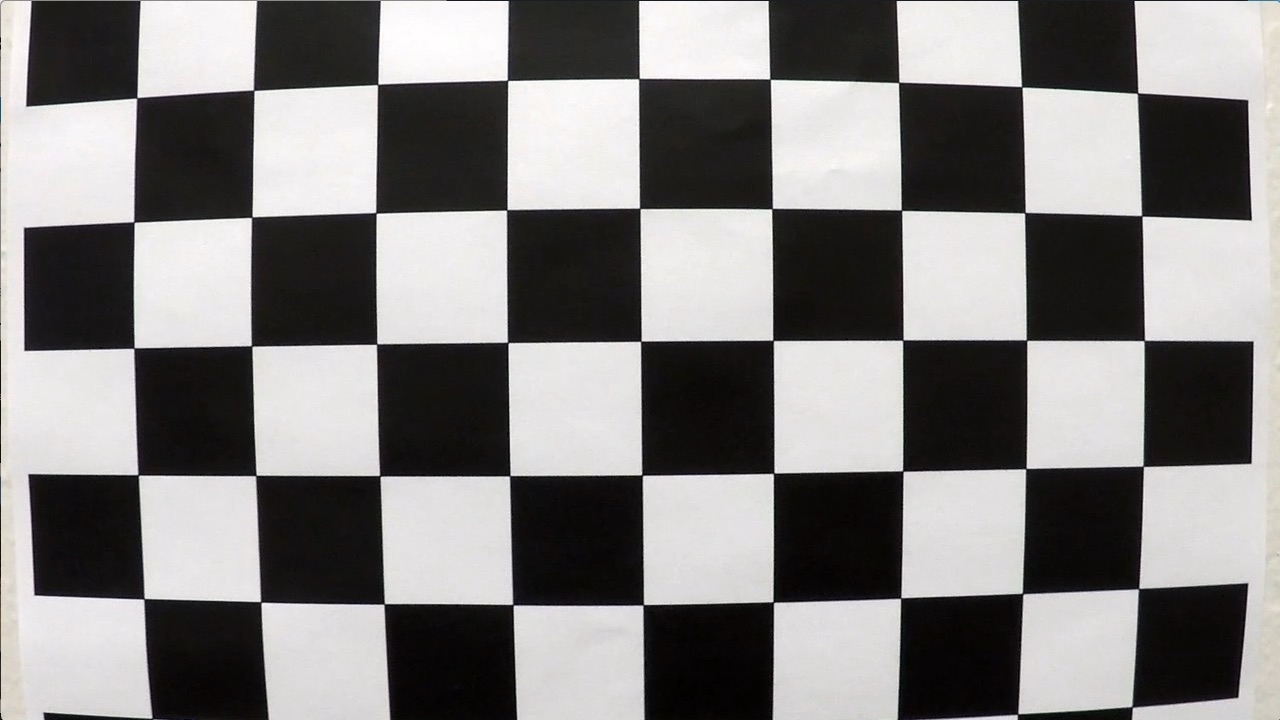
#> input picture course_files_export/Zadatak/camera_cal/calibration1.jpg, 1280 x 720 px
$ python calibration.py
#> lines starting #> are read from the running program, lines starting #| are printed output that depends on the picture; after the words box and inside, x2 and y2 are one past the last pixel; in counts of white or black regions, pixels touching at a corner belong together
import glob

import cv2 as cv
import numpy as np

import params


def calibrate(show=True):
#> called with show = True
    print("Calibrating camera...")
    criteria = (cv.TERM_CRITERIA_MAX_ITER + cv.TERM_CRITERIA_EPS, 30, 0.001)
    pattern = (params.CHESS_COLS, params.CHESS_ROWS)

    object_points = np.zeros((params.CHESS_COLS * params.CHESS_ROWS, 3), np.float32)
    object_points[:, :2] = np.mgrid[0:params.CHESS_COLS, 0:params.CHESS_ROWS].T.reshape(-1, 2)

    object_points_array = []
    img_points_array = []

    for path in sorted(glob.glob(params.CALIB_IMAGES)):
        img = cv.imread(path)
#> img is the input picture: shape (720, 1280, 3); mean B, G, R 127.8, 128.4, 130.1
        gray = cv.cvtColor(img, cv.COLOR_BGR2GRAY)
        ret, corners = cv.findChessboardCorners(gray, pattern, None)
#> ret = False; corners = None
        if ret:
            corners = cv.cornerSubPix(gray, corners, (11, 11), (-1, -1), criteria)
            object_points_array.append(object_points)
            img_points_array.append(corners)
            cv.drawChessboardCorners(img, pattern, corners, ret)
        if show:
            cv.imshow("Chessboard", img)
            cv.waitKey(params.CALIB_SHOW_DELAY)
#> pass 2 of the loop in calibrate, `for path in sorted(glob.glob(params.CALIB_IMAGES)):`:
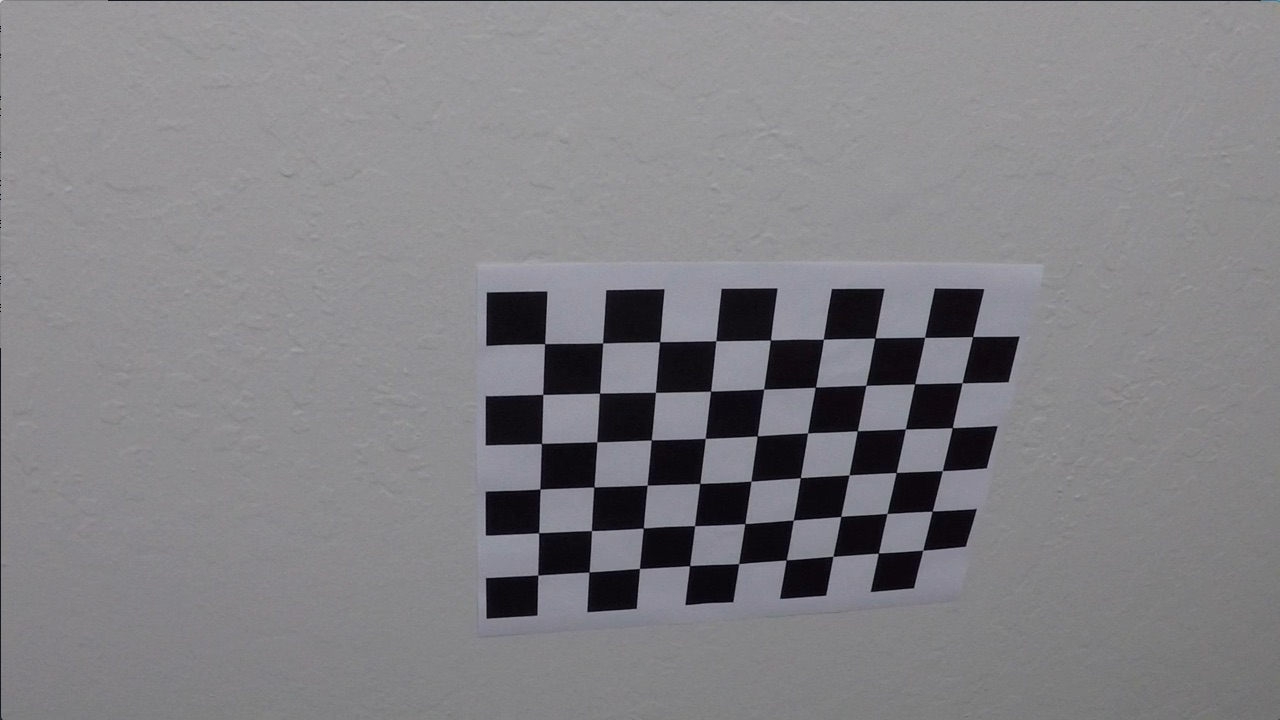
#> input picture course_files_export/Zadatak/camera_cal/calibration10.jpg, 1280 x 720 px
#> in calibrate, img is the input picture: shape (720, 1280, 3); mean B, G, R 133.1, 129.4, 130.2
#> in calibrate, `ret, corners = cv.findChessboardCorners(gray, pattern, None)`: ret = True; corners = 54 rows, first 8: [545.3, 343.1], [602.7, 342.8], [660.1, 341.3], [715.8, 340.7], [770.6, 340], [823.5, 339.2], [874.3, 338.5], [925.1, 337.4]
#> in calibrate, `corners = cv.cornerSubPix(gray, corners, (11, 11), (-1, -1), criteria)`: corners = 54 rows, first 8: [544.6, 343.6], [602.6, 343], [659.6, 341.7], [715.8, 340.7], [770.4, 339.9], [823.4, 339.3], [874.9, 337.9], [924.6, 337.3]
#> in calibrate, `cv.drawChessboardCorners(img, pattern, corners, ret)`:
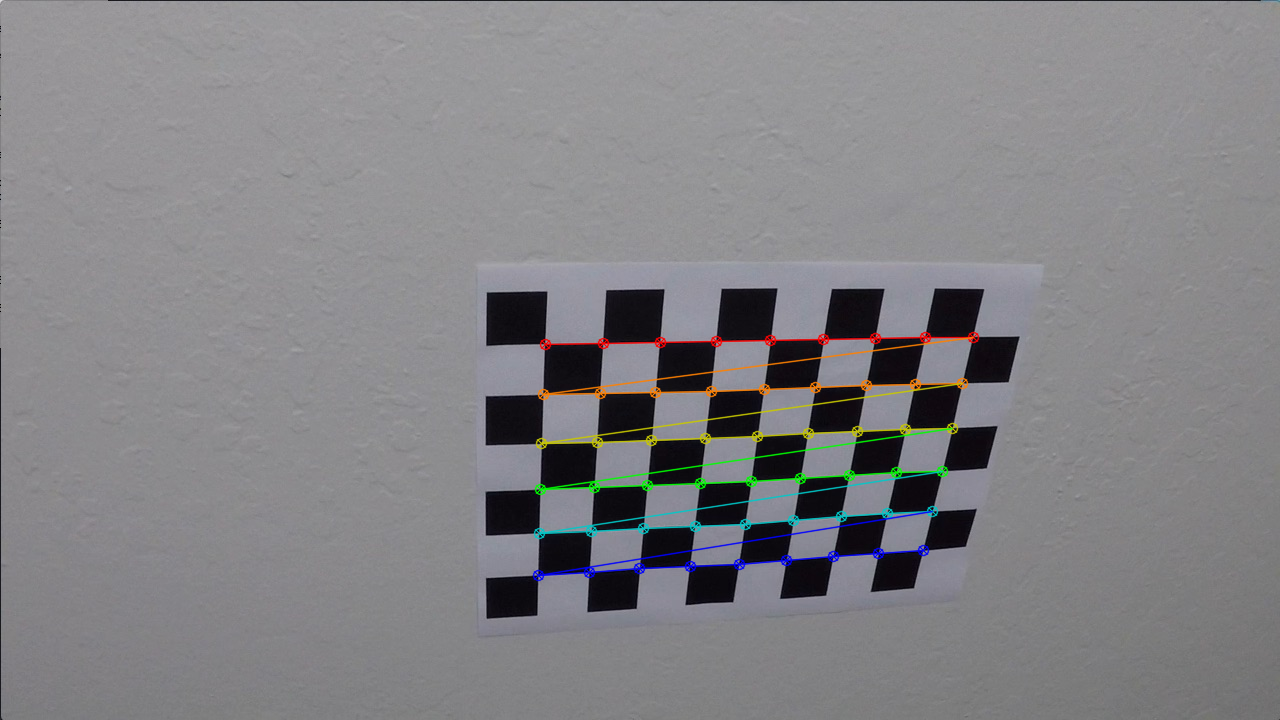
#> img: shape (720, 1280, 3); 1.92% of pixels changed, all inside (x1, y1, x2, y2) = (532, 331, 980, 582)
#> pass 3 of the loop in calibrate, `for path in sorted(glob.glob(params.CALIB_IMAGES)):`:
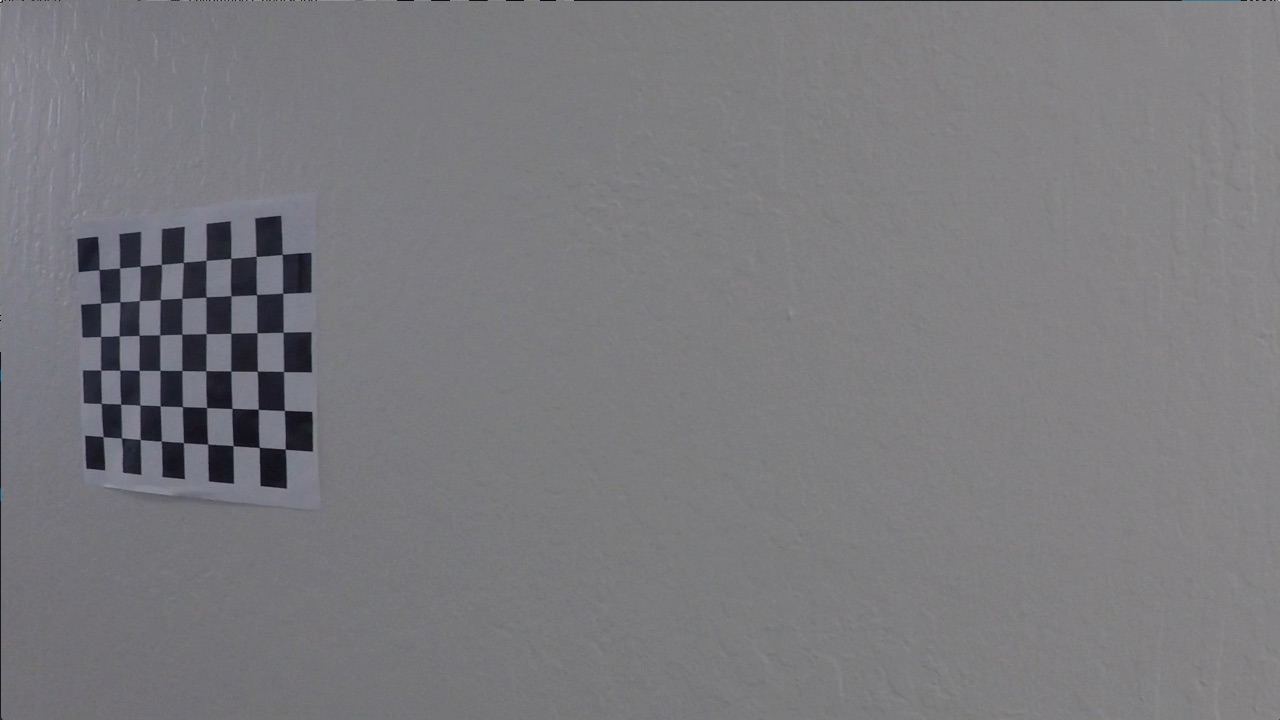
#> input picture course_files_export/Zadatak/camera_cal/calibration11.jpg, 1280 x 720 px
#> in calibrate, img is the input picture: shape (720, 1280, 3); mean B, G, R 125.2, 121.7, 122.2
#> in calibrate, `ret, corners = cv.findChessboardCorners(gray, pattern, None)`: corners = 54 rows, first 8: [99.22, 269.6], [119.6, 268], [140.1, 266.1], [161.3, 264.5], [183.3, 262.5], [206.1, 260.3], [230.7, 258.2], [256.2, 256.3]
#> in calibrate, `corners = cv.cornerSubPix(gray, corners, (11, 11), (-1, -1), criteria)`: corners = 54 rows, first 8: [99.04, 269.6], [119.5, 268.1], [140.1, 266.2], [161.4, 264.4], [183.4, 262.3], [205.9, 260.3], [230.8, 258.4], [256.1, 256.4]
#> in calibrate, `cv.drawChessboardCorners(img, pattern, corners, ret)`:
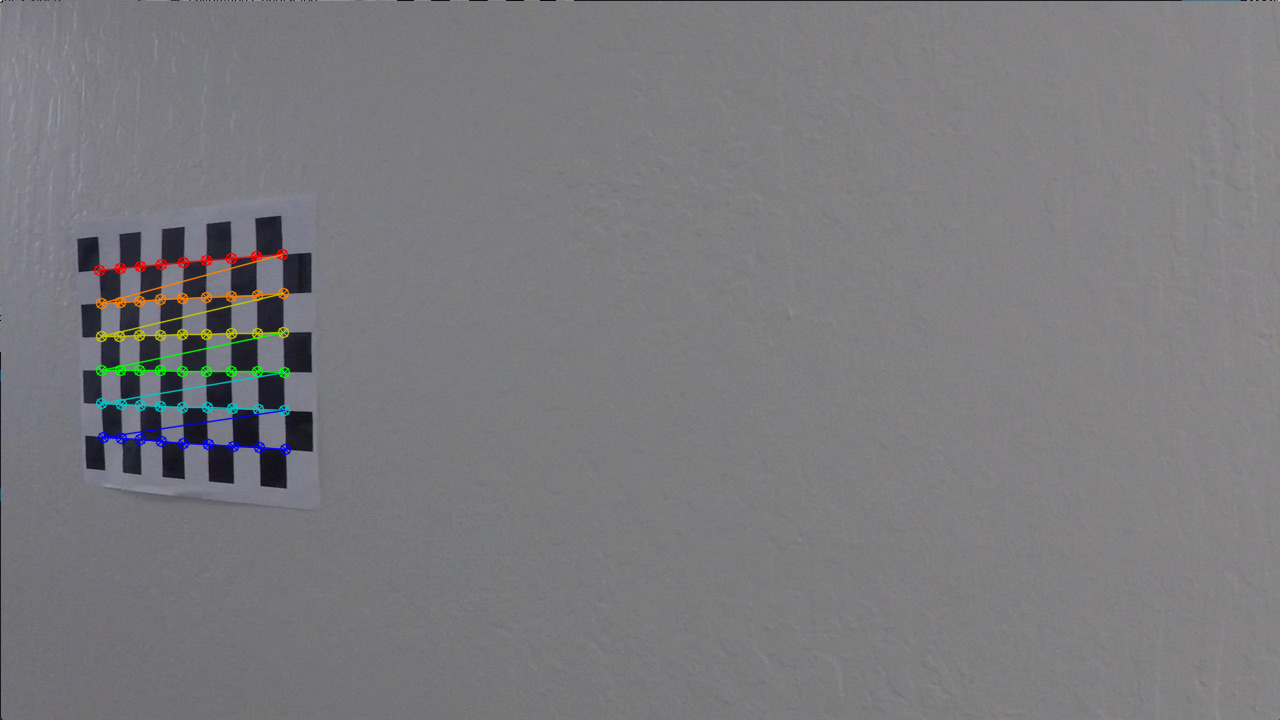
#> img: shape (720, 1280, 3); 1.11% of pixels changed, all inside (x1, y1, x2, y2) = (93, 248, 292, 456)

    ret, mtx, dist, rvecs, tvecs = cv.calibrateCamera(object_points_array, img_points_array, gray.shape[::-1], None, None)
#> ret = 0.526; mtx = [[1056.3, 0, 657], [0, 1070.1, 272.7], [0, 0, 1]]; dist = [[-0.364, 1.04, 0.0172, 0.00364, -1.8]]; rvecs = ([0.442, -0.193, 0.0382], [-0.0212, 0.43, -0.0306]); tvecs = ([-1.91, 1.19, 17.9], [-17.08, -0.265, 29.95])
    np.savez(params.CALIB_FILE, mtx=mtx, dist=dist, rvecs=rvecs, tvecs=tvecs, size=gray.shape[::-1])
    print("Calibration saved to", params.CALIB_FILE)
    return mtx, dist


def load_calibration():
    try:
        calibration = np.load(params.CALIB_FILE)
    except FileNotFoundError:
        calibrate(show=False)
        calibration = np.load(params.CALIB_FILE)
    return calibration["mtx"], calibration["dist"], tuple(calibration["size"])


def undistort(img, mtx, dist):
    return cv.undistort(img, mtx, dist, None, mtx)


def undistort_if_calibrated(img, calib):
    mtx, dist, size = calib
    height, width = img.shape[:2]
    if (width, height) != size:
        return img
    return undistort(img, mtx, dist)


if __name__ == "__main__":
    mtx, dist = calibrate()
#> mtx = [[1056.3, 0, 657], [0, 1070.1, 272.7], [0, 0, 1]]; dist = [[-0.364, 1.04, 0.0172, 0.00364, -1.8]]

    chess = cv.imread("course_files_export/Zadatak/camera_cal/calibration1.jpg")
    road = cv.imread("course_files_export/Zadatak/test_images/test1.jpg")
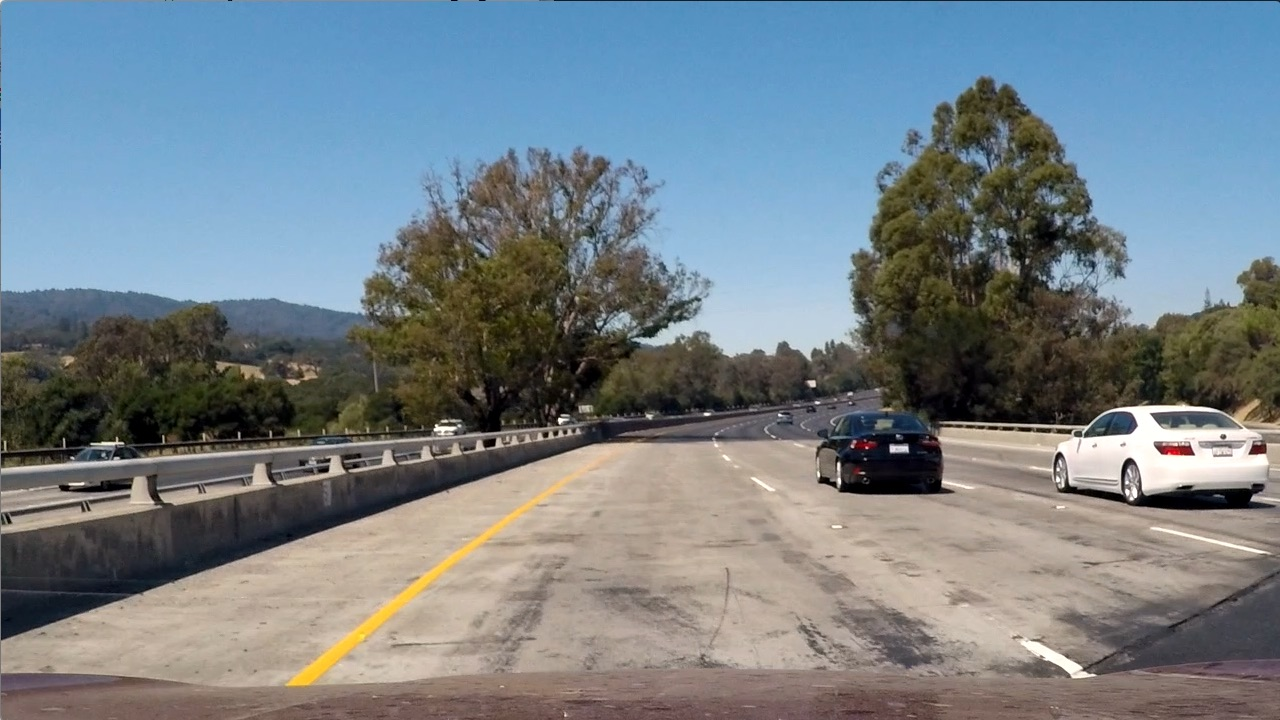
#> input picture course_files_export/Zadatak/test_images/test1.jpg, 1280 x 720 px, found by its file name
#> road is the input picture: shape (720, 1280, 3); mean B, G, R 135.5, 128.7, 117.5

    cv.imshow("Chessboard", np.hstack((chess, undistort(chess, mtx, dist))))
#> in undistort, `return cv.undistort(img, mtx, dist, None, mtx)`:
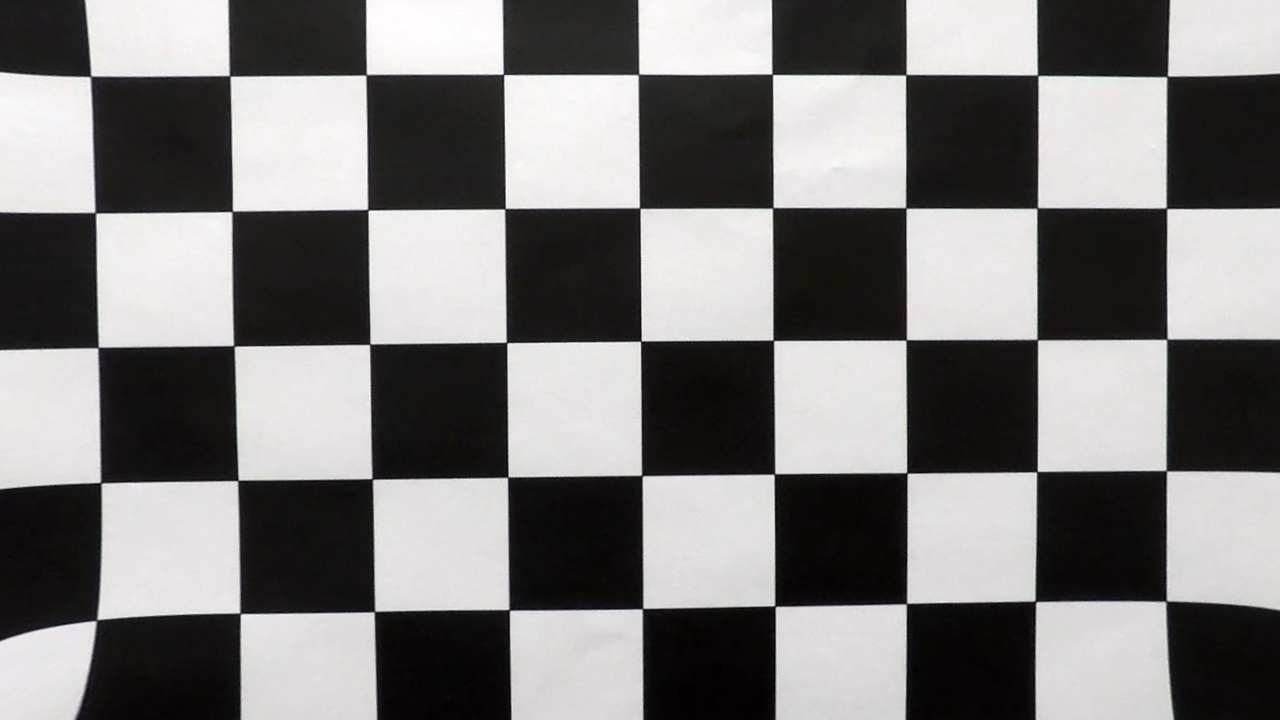
#> returned value: shape (720, 1280, 3); mean of channels 0, 1, 2 123.1, 123.6, 125.2; drawn as B, G, R
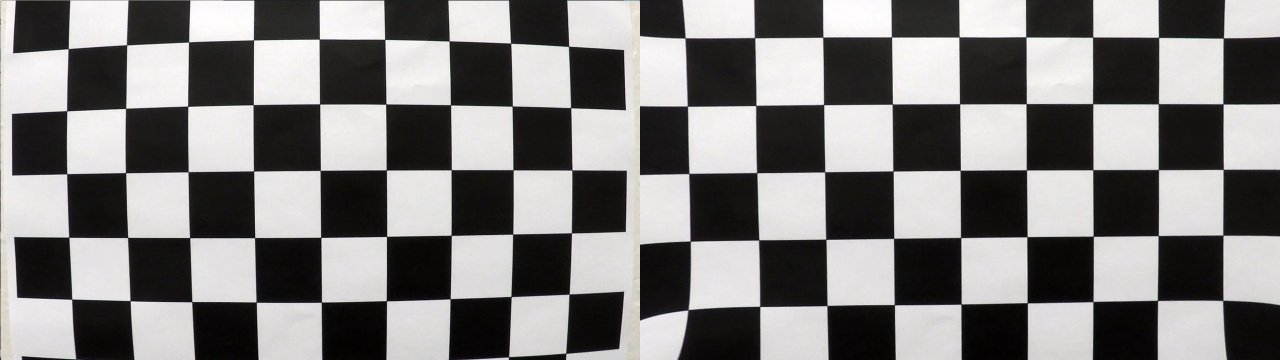
#> window 'Chessboard': shape (720, 2560, 3) (shown at 1/2 size); mean B, G, R 125.5, 126, 127.6
    cv.imshow("Road", np.hstack((road, undistort(road, mtx, dist))))
#> in undistort (call 2), `return cv.undistort(img, mtx, dist, None, mtx)`:
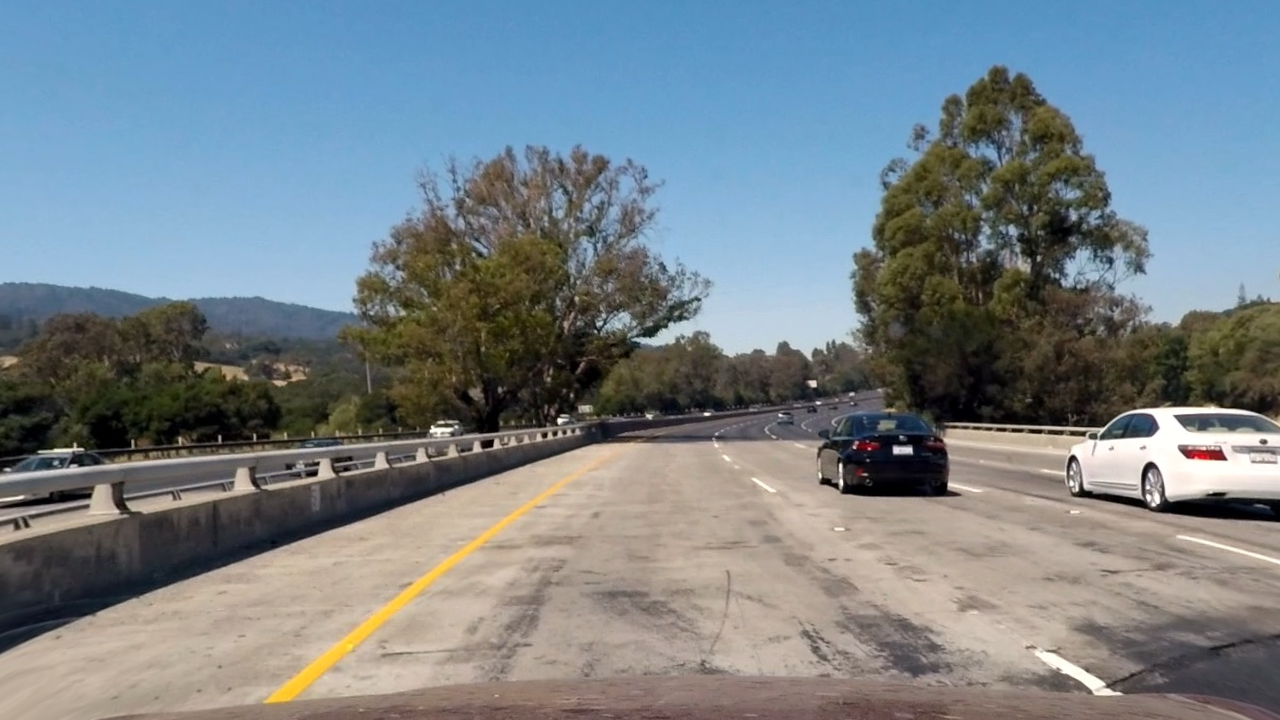
#> returned value: shape (720, 1280, 3); mean of channels 0, 1, 2 136.5, 130.2, 119.3; drawn as B, G, R
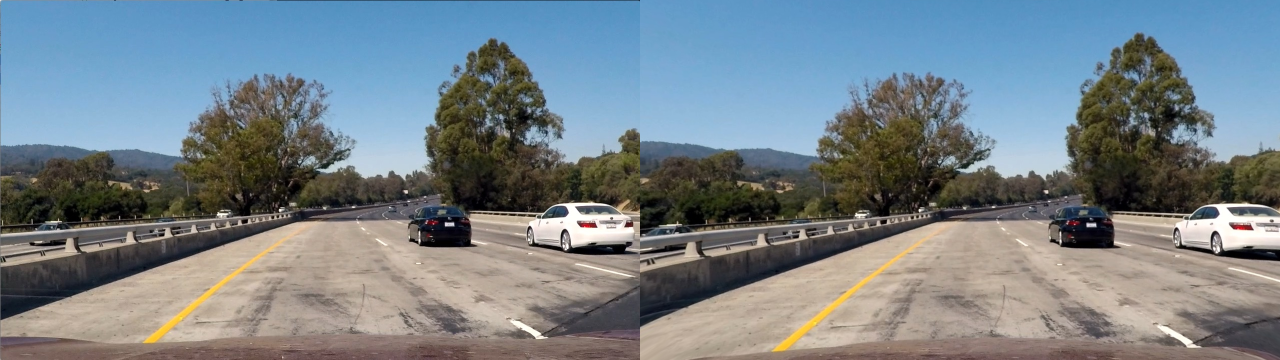
#> window 'Road': shape (720, 2560, 3) (shown at 1/2 size); mean B, G, R 136, 129.4, 118.4
    cv.waitKey(0)
    cv.destroyAllWindows()
